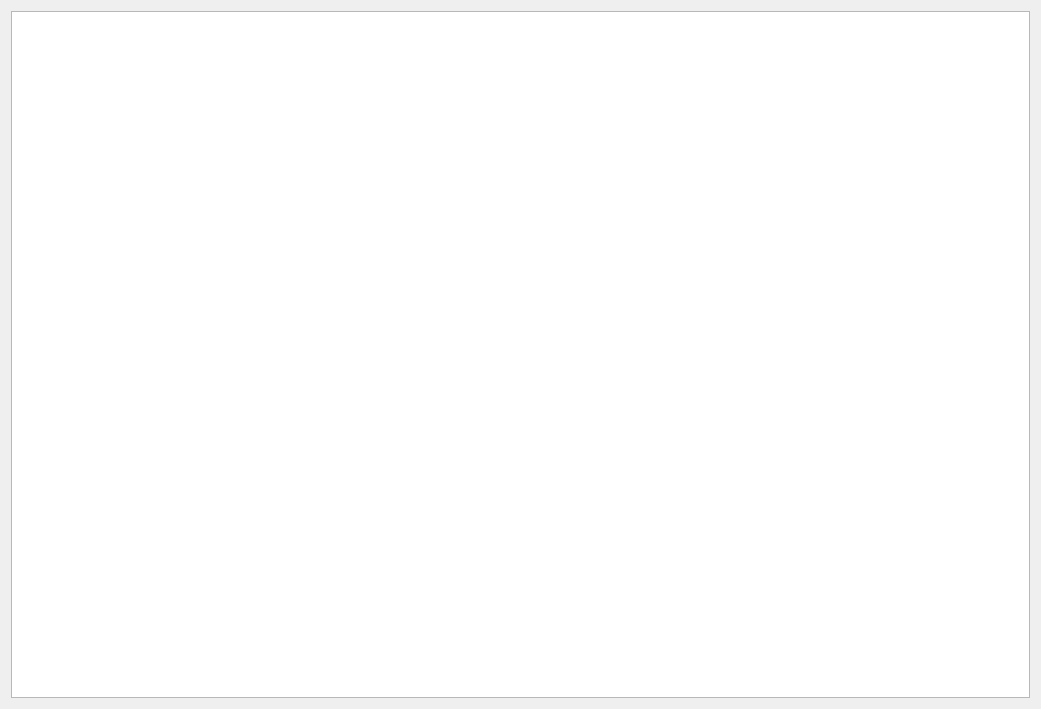
<?xml version="1.0" encoding="UTF-8"?>
<ui version="4.0">
 <class>RunInfo</class>
 <widget class="QConnectedTabWidget" name="RunInfo">
  <property name="geometry">
   <rect>
    <x>0</x>
    <y>0</y>
    <width>1041</width>
    <height>709</height>
   </rect>
  </property>
  <property name="windowTitle">
   <string>Run Info</string>
  </property>
  <layout class="QGridLayout" name="gridLayout">
   <item row="0" column="0">
    <widget class="QTextEdit" name="txtCurRunInfo">
     <property name="enabled">
      <bool>true</bool>
     </property>
     <property name="readOnly">
      <bool>true</bool>
     </property>
    </widget>
   </item>
  </layout>
 </widget>
 <customwidgets>
  <customwidget>
   <class>QConnectedTabWidget</class>
   <extends>QWidget</extends>
   <header>QConnectedTabWidget.h</header>
   <container>1</container>
  </customwidget>
 </customwidgets>
 <resources/>
 <connections/>
</ui>
